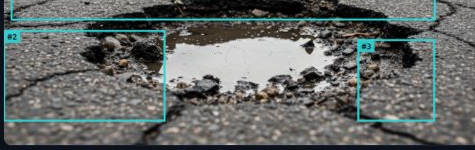
#> input picture reports/crop5_macro_pothole.png, 475 x 150 px
$ python -i cv_cavity_detector.py   (imports and definitions only)   (older library calls are emulated)
#> lines starting #> are read from the running program, lines starting #| are printed output that depends on the picture; after the words box and inside, x2 and y2 are one past the last pixel; in counts of white or black regions, pixels touching at a corner belong together
"""Computer vision cavity and contour detection engine."""

import os
import base64
import io
import numpy as np
import cv2
from PIL import Image


class CVCavityDetector:
    """Decodes input images and proposes candidate regions / pedestrians."""

    def __init__(self, target_size=(640, 480)):
        self.target_w, self.target_h = target_size

        self._hog = None
        if hasattr(cv2, "HOGDescriptor"):
            self._hog = cv2.HOGDescriptor()
            self._hog.setSVMDetector(cv2.HOGDescriptor_getDefaultPeopleDetector())

    @property
    def pedestrian_detector_available(self):
        return self._hog is not None

    # [69 lines left out: functions decode_image, detect_pedestrians, not called in this run]

    def extract_salient_regions(self, img_np, excluded_boxes=None):
        """
        Grid-based gradient/darkness anomaly scan of the pavement area
        (below 35% of frame height, to skip sky/foliage). Returns candidate
        boxes as [x, y, w, h, score, kind] where kind is 2 (pothole-like:
        dark, blob-shaped) or 1 (crack-like: high edge energy, thin).
        """
        H, W, _ = img_np.shape
#> H = 150; W = 475
        gray = cv2.cvtColor(img_np, cv2.COLOR_RGB2GRAY)
        hsv = cv2.cvtColor(img_np, cv2.COLOR_RGB2HSV)
#> hsv: shape (150, 475, 3); mean H, S, V 45, 40.1, 108.8
        sat = hsv[:, :, 1].astype(np.float32) / 255.0
        hue = hsv[:, :, 0].astype(np.float32)
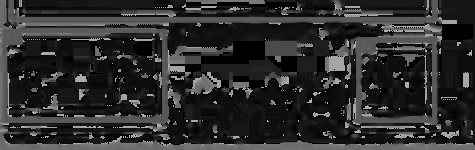
#> hue: shape (150, 475) float32; min 0, max 179, mean 45
        is_vegetation = (hue > 35) & (hue < 85) & (sat > 0.25)
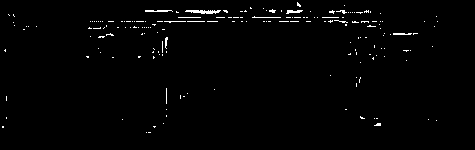
#> is_vegetation: shape (150, 475) bool; 1.3% white in thin lines or dots, all inside (x1, y1, x2, y2) = (2, 2, 438, 133)

        excl_mask = np.zeros((H, W), dtype=bool)
        for eb in excluded_boxes or []:
            ex, ey, ew, eh = eb["bbox_pixels"]
            sy0, sy1 = max(0, ey - 10), min(H, ey + eh + int(eh * 0.45))
            sx0, sx1 = max(0, ex - 35), min(W, ex + ew + 35)
            excl_mask[sy0:sy1, sx0:sx1] = True
#> excl_mask: shape (150, 475) bool; every value is 0

        for y in range(H - 1, int(H * 0.90), -1):
            row = gray[y, :].astype(np.float32)
            if float(np.std(row)) < 3.0 and (float(np.median(row)) < 20.0 or float(np.median(row)) > 235.0):
                excl_mask[y:, :] = True
                break
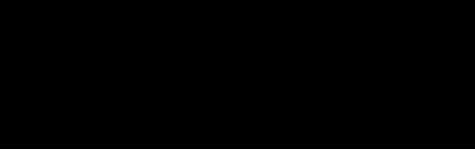
#> excl_mask: shape (150, 475) bool; 0.67% white in thin lines or dots, all inside (x1, y1, x2, y2) = (0, 149, 475, 150)
        for y in range(0, int(H * 0.12)):
            row = gray[y, :].astype(np.float32)
            if float(np.std(row)) < 3.0 and (float(np.median(row)) < 20.0 or float(np.median(row)) > 235.0):
                excl_mask[:y + 1, :] = True
                break

        roi_y0 = int(H * 0.35)
#> roi_y0 = 52
        road_gray = gray[roi_y0:, :].astype(np.float32)
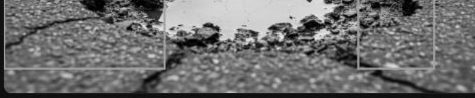
#> road_gray: shape (98, 475) float32; min 0, max 237, mean 110.9
        mean_intensity = float(road_gray.mean())
#> mean_intensity = 110.9
        std_intensity = float(road_gray.std())
#> std_intensity = 50.22
        if std_intensity < 6.5:
            return []

        gx = cv2.Sobel(road_gray, cv2.CV_32F, 1, 0, ksize=3)
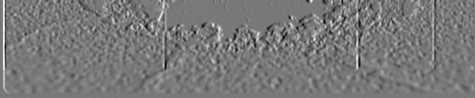
#> gx: shape (98, 475) float32; min -573, max 636, mean 1.4; drawn with min black and max white
        gy = cv2.Sobel(road_gray, cv2.CV_32F, 0, 1, ksize=3)
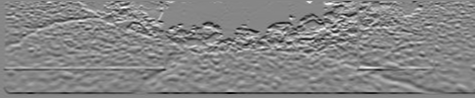
#> gy: shape (98, 475) float32; min -704, max 627, mean -8.5; drawn with min black and max white
        grad_mag = cv2.magnitude(gx, gy)
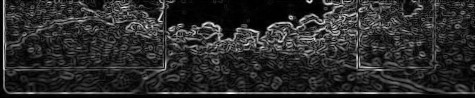
#> grad_mag: shape (98, 475) float32; min 0, max 704, mean 119; drawn with min black and max white

        grid_rows, grid_cols = 16, 24
        cell_h = max(1, (H - roi_y0) // grid_rows)
#> cell_h = 6
        cell_w = max(1, W // grid_cols)
#> cell_w = 19

        cell_score = np.zeros((grid_rows, grid_cols), dtype=np.float32)
        cell_kind = np.zeros((grid_rows, grid_cols), dtype=np.uint8)

        for r in range(grid_rows):
            for c in range(grid_cols):
                y0, x0 = r * cell_h, c * cell_w
                abs_y = roi_y0 + y0
                if excl_mask[abs_y : abs_y + cell_h, x0 : x0 + cell_w].any():
                    continue
                cell_sat = sat[abs_y : abs_y + cell_h, x0 : x0 + cell_w]
                cell_veg = is_vegetation[abs_y : abs_y + cell_h, x0 : x0 + cell_w]
                if cell_sat.mean() > 0.18 or cell_veg.mean() > 0.15:
                    continue

                sub_gray = road_gray[y0 : y0 + cell_h, x0 : x0 + cell_w]
                sub_mag = grad_mag[y0 : y0 + cell_h, x0 : x0 + cell_w]
                dark_diff = max(0.0, mean_intensity - float(sub_gray.mean()))
                edge_peak = float(np.percentile(sub_mag, 90)) if sub_mag.size else 0.0

                col_weight = 0.85 if (c == 0 or c == grid_cols - 1) else 1.0
                pothole_score = dark_diff * 2.5 * col_weight if dark_diff > 14.0 else 0.0
                crack_score = edge_peak * 2.2 * col_weight if edge_peak > 18.0 else 0.0

                if pothole_score >= crack_score and pothole_score > 0:
                    cell_score[r, c], cell_kind[r, c] = pothole_score, 2
                elif crack_score > 0:
                    cell_score[r, c], cell_kind[r, c] = crack_score, 1

        peaks = []
        for r in range(grid_rows):
            for c in range(grid_cols):
                sc = float(cell_score[r, c])
                if sc < 60.0:
                    continue
                r_min, r_max = max(0, r - 1), min(grid_rows, r + 2)
                c_min, c_max = max(0, c - 1), min(grid_cols, c + 2)
                if sc == float(cell_score[r_min:r_max, c_min:c_max].max()):
                    peaks.append((r, c, sc))
#> after the loop, peaks = 35 items, first 6: (0, 2, 555.1), (0, 6, 690.8), (0, 9, 221.3), (0, 11, 149.6), (0, 14, 64.98), (0, 17, 1118.9)

        peaks.sort(key=lambda p: p[2], reverse=True)

        if not peaks and float(cell_score.max()) >= 35.0:
            max_idx = np.unravel_index(np.argmax(cell_score), cell_score.shape)
            peaks.append((int(max_idx[0]), int(max_idx[1]), float(cell_score[max_idx])))

        boxes = []
        for pr, pc, psc in peaks:
            visited = set([(pr, pc)])
            q = [(pr, pc)]
            while q:
                cr, cc = q.pop(0)
                for nr, nc in ((cr - 1, cc), (cr + 1, cc), (cr, cc - 1), (cr, cc + 1)):
                    if 0 <= nr < grid_rows and 0 <= nc < grid_cols and (nr, nc) not in visited:
                        if cell_score[nr, nc] >= max(35.0, psc * 0.40):
                            if abs(nr - pr) <= 4 and abs(nc - pc) <= 5:
                                visited.add((nr, nc))
                                q.append((nr, nc))
            rs = [p[0] for p in visited]
            cs = [p[1] for p in visited]
            bx = max(10, min(cs) * cell_w - int(cell_w * 0.15))
            by = max(roi_y0, roi_y0 + min(rs) * cell_h - int(cell_h * 0.10))
            bw = min(int(W * 0.65), min(W - bx - 5, (max(cs) - min(cs) + 1) * cell_w + int(cell_w * 0.35)))
            bh = min(int(H * 0.58), min(H - by - 5, (max(rs) - min(rs) + 1) * cell_h + int(cell_h * 0.30)))
            if bw <= 0 or bh <= 0:
                continue

            kinds = [int(cell_kind[cr, cc]) for cr, cc in visited]
            is_pothole_like = kinds.count(2) >= kinds.count(1)
            mean_score = float(np.mean([cell_score[cr, cc] for cr, cc in visited]))
            boxes.append([int(bx), int(by), int(bw), int(bh), mean_score, 2 if is_pothole_like else 1])
#> this loop made 35 passes
#> (pr, pc, psc, bx, by, bw, bh, mean_score) on passes 1, 2, 3, 4, 5, 6, 7, 8, 9, 10, 12, 13: (0, 17, 1118.9, 264, 52, 177, 31, 772), (4, 11, 1103.8, 112, 64, 215, 43, 765.7), (6, 16, 1058.4, 207, 64, 215, 55, 715.3), (4, 14, 1050.5, 169, 52, 215, 55, 821.7), (3, 16, 1027.3, 207, 52, 215, 49, 780), (3, 7, 888.5, 36, 52, 215, 49, 628.6), (3, 4, 807.4, 17, 52, 177, 49, 570.7), (1, 19, 791.6, 264, 52, 196, 37, 702.7), (2, 21, 775.2, 302, 52, 158, 43, 654.5), (1, 4, 772.2, 17, 52, 177, 37, 608.1), (4, 22, 677.4, 321, 52, 139, 55, 595.5), (11, 18, 658.4, 245, 94, 196, 49, 432.7)
#> (pr, pc, psc, rs, cs, bx, by, bw) on passes 11, 33, 34: (0, 6, 690.8, [0], [6], 112, 52, 25), (0, 9, 221.3, [0], [9], 169, 52, 25), (0, 11, 149.6, [1, 0], [11, 11], 207, 52, 25)
#> after the loop, boxes = 35 items, first 6: [264, 52, 177, 31, 772, 1], [112, 64, 215, 43, 765.7, 1], [207, 64, 215, 55, 715.3, 1], [169, 52, 215, 55, 821.7, 1], [207, 52, 215, 49, 780, 1], [36, 52, 215, 49, 628.6, 1]

        return self._non_max_suppress(boxes)

    @staticmethod
    def _iou(box_a, box_b):
        xA, yA = max(box_a[0], box_b[0]), max(box_a[1], box_b[1])
        xB = min(box_a[0] + box_a[2], box_b[0] + box_b[2])
        yB = min(box_a[1] + box_a[3], box_b[1] + box_b[3])
        inter = max(0, xB - xA) * max(0, yB - yA)
        area_a, area_b = box_a[2] * box_a[3], box_b[2] * box_b[3]
        return inter / max(1e-6, area_a + area_b - inter)

    def _non_max_suppress(self, boxes, iou_thresh=0.35, containment_thresh=0.55, max_boxes=10):
#> called with iou_thresh = 0.35, containment_thresh = 0.55, max_boxes = 10
        if not boxes:
            return []
        boxes = sorted(boxes, key=lambda b: b[4] * ((b[2] * b[3]) ** 0.20), reverse=True)
#> boxes = 35 items, first 6: [169, 52, 215, 55, 821.7, 1], [207, 52, 215, 49, 780, 1], [112, 64, 215, 43, 765.7, 1], [207, 64, 215, 55, 715.3, 1], [264, 52, 177, 31, 772, 1], [264, 52, 196, 37, 702.7, 1]
        max_area = max(b[2] * b[3] for b in boxes)
#> max_area = 11825
        selected = []
        for b in boxes:
            b_area = b[2] * b[3]
            if max_area > 8000 and b_area < 0.08 * max_area:
                continue
            keep = True
            for s in selected:
                s_area = s[2] * s[3]
                xA, yA = max(b[0], s[0]), max(b[1], s[1])
                xB, yB = min(b[0] + b[2], s[0] + s[2]), min(b[1] + b[3], s[1] + s[3])
                inter = max(0, xB - xA) * max(0, yB - yA)
                ios = inter / max(1.0, min(b_area, s_area))
                if self._iou(b[:4], s[:4]) > iou_thresh or ios > containment_thresh:
                    keep = False
                    break
            if keep:
                selected.append(b)
                if len(selected) >= max_boxes:
                    break
#> this loop made 35 passes
#> (b, b_area) on passes 2 to 11: ([207, 52, 215, 49, 780, 1], 10535), ([112, 64, 215, 43, 765.7, 1], 9245), ([207, 64, 215, 55, 715.3, 1], 11825), ([264, 52, 177, 31, 772, 1], 5487), ([264, 52, 196, 37, 702.7, 1], 7252), ([36, 52, 215, 49, 628.6, 1], 10535), ([302, 52, 158, 43, 654.5, 1], 6794), ([264, 70, 196, 55, 576, 1], 10780), ([321, 52, 139, 55, 595.5, 1], 7645), ([17, 52, 177, 37, 608.1, 1], 6549)
#> b on passes 20 to 25: [245, 94, 196, 49, 432.7, 1], [17, 76, 158, 43, 452.8, 1], [74, 100, 215, 43, 381.7, 1], [17, 76, 120, 43, 424.6, 1], [359, 82, 101, 37, 451.3, 1], [36, 100, 215, 43, 369.2, 1]
        return selected

>>> import cv2
>>> picture = cv2.cvtColor(cv2.imread('../reports/crop5_macro_pothole.png'), cv2.COLOR_BGR2RGB)
>>> result = CVCavityDetector().extract_salient_regions(picture)
